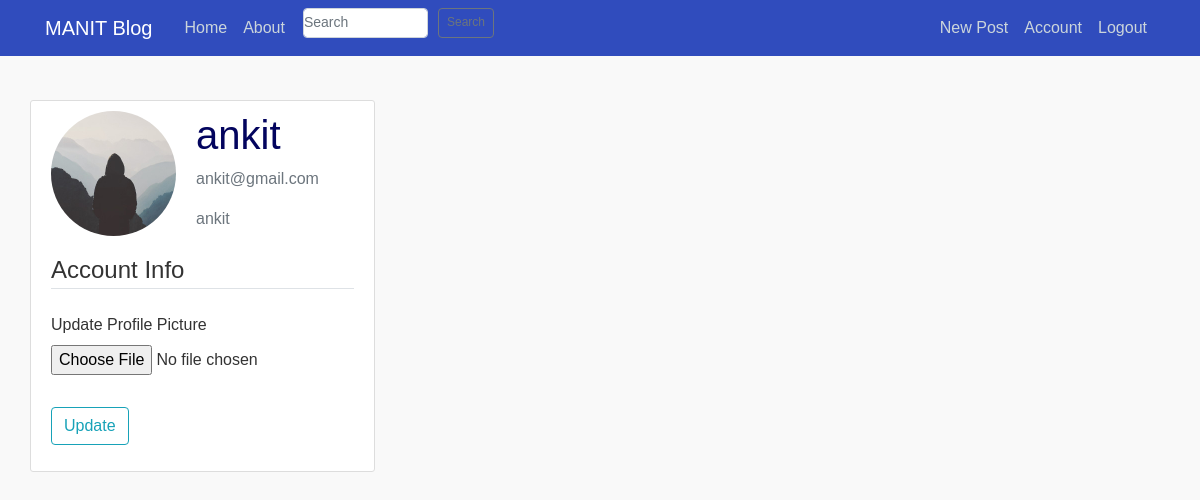
Page /account (signed in) on the committed database.
### flaskblog/models.py (models this page shows, shortened)
class User(db.Model, UserMixin):
    id = db.Column(db.Integer, primary_key=True)
    username = db.Column(db.String(20), unique=True, nullable=False)
    name = db.Column(db.String(100), nullable=False)
    email = db.Column(db.String(120), unique=True, nullable=False)
    image_file = db.Column(db.String(20), nullable=False, default='default.jpg')
    password = db.Column(db.String(40), nullable=False)
    posts = db.relationship('Post', backref='author', lazy=True)

### flaskblog/routes.py (the view)
@app.route("/account", methods=["GET", "POST"])
@login_required
def account():
    form = UpdateAccountForm()
    if form.validate_on_submit():
        if form.picture.data:
            picture_file = save_picture(form.picture.data)
            current_user.image_file = picture_file
        current_user.username = form.username.data
        current_user.email = form.email.data
        db.session.commit()
        flash("Your account has been updated!", "success")
        return redirect(url_for("account"))
    elif request.method == "GET":
        form.username.data = current_user.username
        form.email.data = current_user.email
    image_file = url_for("static", filename="profile_pics/" + current_user.image_file)
    return render_template(
        "account.html", title="Account", image_file=image_file, form=form
    )

### flaskblog/forms.py (shortened to what this page needs)
class UpdateAccountForm(FlaskForm):
        username = StringField('Username',
                               validators=[DataRequired(), Length(min=2, max=20)])
        email = StringField('Email',
                            validators=[DataRequired(), Email()])
        picture = FileField('Update Profile Picture', validators=[FileAllowed(['jpg', 'png'])])
        submit = SubmitField('Update')

class SearchForm(FlaskForm):
    searched = StringField('Searched', validators=[DataRequired()])
    submit = SubmitField('Submit')

### flaskblog/models.py (called while the page is built)
@login_manager.user_loader
def load_user(user_id):
    return User.query.get(int(user_id))

### flaskblog/routes.py (called while the page is built)
@app.context_processor
def base():
    form = SearchForm()
    return dict(form=form)

### flaskblog/templates/account.html (shortened to what this page needs)
{% extends "layout.html" %}
{% block content %}
    <div class="content-section">
      <div class="media">
        <img class="rounded-circle account-img" src="{{ image_file }}">
        <div class="media-body">
          <h2 class="account-heading">{{ current_user.username }}</h2>
          <p class="text-secondary">{{ current_user.email }}</p>
            <p class="text-secondary">{{ current_user.name }}</p>
        </div>
      </div>
         <form method="POST" action="" enctype="multipart/form-data">
            <fieldset class="form-group">
                <legend class="border-bottom mb-4">Account Info</legend>
                <div class="form-group">
                    {{ form.picture.label() }}
                    {{ form.picture(class="form-control-file") }}
                </div>
            </fieldset>
            <div class="form-group">
                {{ form.submit(class="btn btn-outline-info") }}
            </div>
        </form>
    </div>
{% endblock content %}

### flaskblog/static/main.css (style rules this page uses)
body { color: #333333; margin-top: 5rem; }
h1, h2, h3, h4, h5, h6 { color: #03045e; }
.content-section { background: #ffffff; padding: 10px 20px; border: 1px solid #dddddd; border-radius: 3px; margin-bottom: 20px; }
.account-img { height: 125px; width: 125px; margin-right: 20px; margin-bottom: 16px; }
.account-heading { font-size: 2.5rem; }
body { font-family: Arial, sans-serif; display: flex; justify-content: center; padding: 20px; background-color: #f9f9f9; }

### rows in the picture
User: username "ankit", email "ankit@gmail.com", name "ankit"
